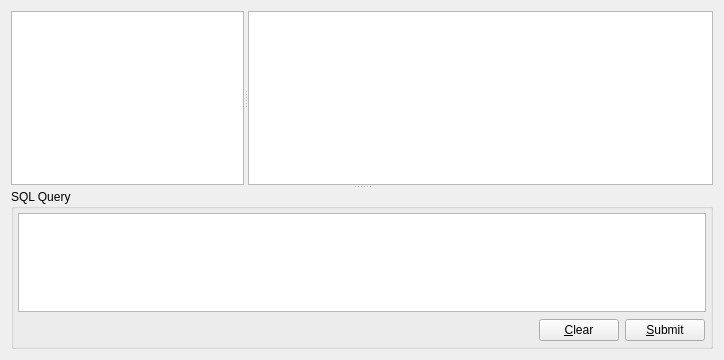
<?xml version="1.0" encoding="UTF-8"?>
<ui version="4.0">
 <class>Browser</class>
 <widget class="QWidget" name="Browser">
  <property name="geometry">
   <rect>
    <x>0</x>
    <y>0</y>
    <width>724</width>
    <height>360</height>
   </rect>
  </property>
  <property name="windowTitle">
   <string>Qt SQL Browser</string>
  </property>
  <layout class="QVBoxLayout" name="verticalLayout_3">
   <item>
    <widget class="QSplitter" name="splitter">
     <property name="frameShape">
      <enum>QFrame::NoFrame</enum>
     </property>
     <property name="frameShadow">
      <enum>QFrame::Plain</enum>
     </property>
     <property name="lineWidth">
      <number>1</number>
     </property>
     <property name="orientation">
      <enum>Qt::Vertical</enum>
     </property>
     <widget class="QWidget" name="layoutWidget">
      <layout class="QVBoxLayout" name="verticalLayout_2">
       <item>
        <widget class="QSplitter" name="splitter_2">
         <property name="sizePolicy">
          <sizepolicy hsizetype="Expanding" vsizetype="Expanding">
           <horstretch>0</horstretch>
           <verstretch>0</verstretch>
          </sizepolicy>
         </property>
         <property name="orientation">
          <enum>Qt::Horizontal</enum>
         </property>
         <widget class="ConnectionWidget" name="connectionWidget">
          <property name="sizePolicy">
           <sizepolicy hsizetype="Ignored" vsizetype="Expanding">
            <horstretch>1</horstretch>
            <verstretch>0</verstretch>
           </sizepolicy>
          </property>
         </widget>
         <widget class="QTableView" name="table">
          <property name="sizePolicy">
           <sizepolicy hsizetype="Expanding" vsizetype="Expanding">
            <horstretch>2</horstretch>
            <verstretch>0</verstretch>
           </sizepolicy>
          </property>
          <property name="contextMenuPolicy">
           <enum>Qt::ActionsContextMenu</enum>
          </property>
          <property name="selectionBehavior">
           <enum>QAbstractItemView::SelectRows</enum>
          </property>
          <property name="sortingEnabled">
           <bool>true</bool>
          </property>
         </widget>
        </widget>
       </item>
      </layout>
     </widget>
     <widget class="QGroupBox" name="gboxSQL">
      <property name="sizePolicy">
       <sizepolicy hsizetype="Preferred" vsizetype="MinimumExpanding">
        <horstretch>0</horstretch>
        <verstretch>0</verstretch>
       </sizepolicy>
      </property>
      <property name="maximumSize">
       <size>
        <width>16777215</width>
        <height>160</height>
       </size>
      </property>
      <property name="title">
       <string>SQL Query</string>
      </property>
      <layout class="QVBoxLayout" name="verticalLayout">
       <property name="leftMargin">
        <number>4</number>
       </property>
       <property name="topMargin">
        <number>4</number>
       </property>
       <property name="rightMargin">
        <number>4</number>
       </property>
       <property name="bottomMargin">
        <number>4</number>
       </property>
       <item>
        <widget class="QTextEdit" name="sqlEdit">
         <property name="sizePolicy">
          <sizepolicy hsizetype="Expanding" vsizetype="MinimumExpanding">
           <horstretch>0</horstretch>
           <verstretch>0</verstretch>
          </sizepolicy>
         </property>
         <property name="minimumSize">
          <size>
           <width>0</width>
           <height>18</height>
          </size>
         </property>
         <property name="baseSize">
          <size>
           <width>0</width>
           <height>100</height>
          </size>
         </property>
        </widget>
       </item>
       <item>
        <layout class="QHBoxLayout">
         <property name="spacing">
          <number>6</number>
         </property>
         <property name="leftMargin">
          <number>1</number>
         </property>
         <property name="topMargin">
          <number>1</number>
         </property>
         <property name="rightMargin">
          <number>1</number>
         </property>
         <property name="bottomMargin">
          <number>1</number>
         </property>
         <item>
          <spacer>
           <property name="orientation">
            <enum>Qt::Horizontal</enum>
           </property>
           <property name="sizeHint" stdset="0">
            <size>
             <width>40</width>
             <height>20</height>
            </size>
           </property>
          </spacer>
         </item>
         <item>
          <widget class="QPushButton" name="clearButton">
           <property name="text">
            <string>&amp;Clear</string>
           </property>
          </widget>
         </item>
         <item>
          <widget class="QPushButton" name="submitButton">
           <property name="text">
            <string>&amp;Submit</string>
           </property>
          </widget>
         </item>
        </layout>
       </item>
      </layout>
     </widget>
    </widget>
   </item>
  </layout>
  <action name="insertRowAction">
   <property name="enabled">
    <bool>false</bool>
   </property>
   <property name="text">
    <string>&amp;Insert Row</string>
   </property>
   <property name="statusTip">
    <string>Inserts a new Row</string>
   </property>
  </action>
  <action name="deleteRowAction">
   <property name="enabled">
    <bool>false</bool>
   </property>
   <property name="text">
    <string>&amp;Delete Row</string>
   </property>
   <property name="statusTip">
    <string>Deletes the current Row</string>
   </property>
  </action>
  <action name="fieldStrategyAction">
   <property name="checkable">
    <bool>true</bool>
   </property>
   <property name="text">
    <string>Submit on &amp;Field Change</string>
   </property>
   <property name="toolTip">
    <string>Commit on Field Change</string>
   </property>
  </action>
  <action name="rowStrategyAction">
   <property name="checkable">
    <bool>true</bool>
   </property>
   <property name="text">
    <string>Submit on &amp;Row Change</string>
   </property>
   <property name="toolTip">
    <string>Commit on Row Change</string>
   </property>
  </action>
  <action name="manualStrategyAction">
   <property name="checkable">
    <bool>true</bool>
   </property>
   <property name="text">
    <string>Submit &amp;Manually</string>
   </property>
   <property name="toolTip">
    <string>Commit Manually</string>
   </property>
  </action>
  <action name="submitAction">
   <property name="text">
    <string>&amp;Submit All</string>
   </property>
   <property name="toolTip">
    <string>Submit Changes</string>
   </property>
  </action>
  <action name="revertAction">
   <property name="text">
    <string>&amp;Revert All</string>
   </property>
   <property name="toolTip">
    <string>Revert</string>
   </property>
  </action>
  <action name="selectAction">
   <property name="text">
    <string>S&amp;elect</string>
   </property>
   <property name="toolTip">
    <string>Refresh Data from Database</string>
   </property>
  </action>
 </widget>
 <customwidgets>
  <customwidget>
   <class>ConnectionWidget</class>
   <extends>QTreeView</extends>
   <header>connectionwidget.h</header>
  </customwidget>
 </customwidgets>
 <tabstops>
  <tabstop>sqlEdit</tabstop>
  <tabstop>clearButton</tabstop>
  <tabstop>submitButton</tabstop>
  <tabstop>connectionWidget</tabstop>
  <tabstop>table</tabstop>
 </tabstops>
 <resources/>
 <connections/>
</ui>
